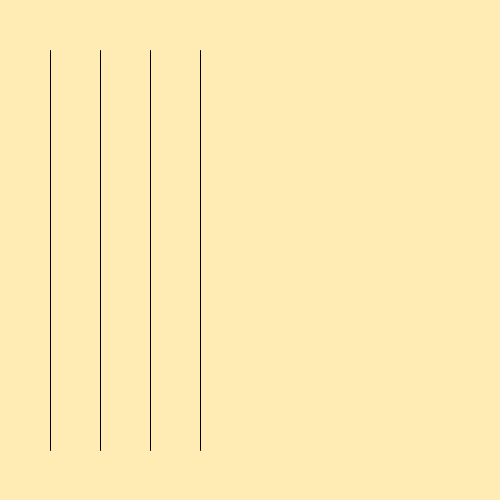
Frame 1 (no input)
Frame 60 (the mouse pressed at the canvas centre just before this capture): identical to frame 1, image omitted
Frame 120 (the mouse held since frame 60 and released just before this capture): identical to frame 1, image omitted

The Processing sketch that drew this single still picture (run headless with seeded random() and noise(); from frame 60 on, the mouse is pressed at the canvas centre):

// Processing sketch: week04_1draw_chess
// ── week04_1draw_chess.pde
void setup(){
  size(500,500);
}
void draw(){
  background(255,236,180);
  line(50, 50, 50, 450);
  line(100, 50, 100, 450);
  line(150, 50, 150, 450);
  line(200, 50, 200, 450);
}
